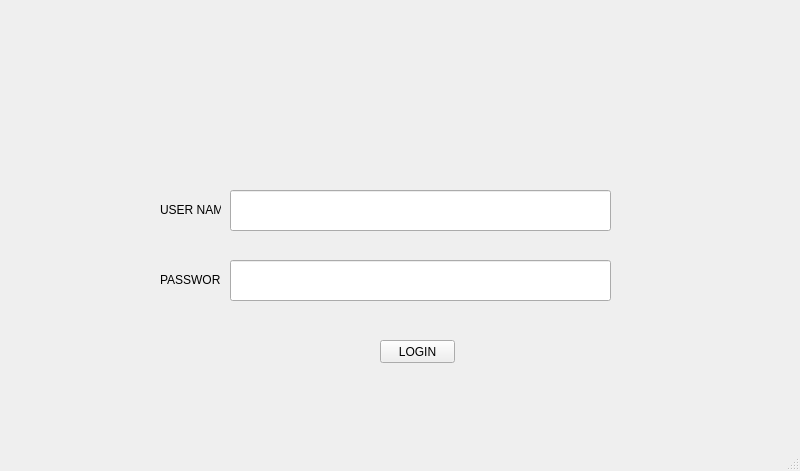
<?xml version="1.0" encoding="UTF-8"?>
<ui version="4.0">
 <class>MainWindow_login</class>
 <widget class="QMainWindow" name="MainWindow_login">
  <property name="geometry">
   <rect>
    <x>0</x>
    <y>0</y>
    <width>800</width>
    <height>471</height>
   </rect>
  </property>
  <property name="windowTitle">
   <string>MainWindow</string>
  </property>
  <widget class="QWidget" name="centralwidget">
   <widget class="QLineEdit" name="username">
    <property name="geometry">
     <rect>
      <x>230</x>
      <y>190</y>
      <width>381</width>
      <height>41</height>
     </rect>
    </property>
   </widget>
   <widget class="QLineEdit" name="password">
    <property name="geometry">
     <rect>
      <x>230</x>
      <y>260</y>
      <width>381</width>
      <height>41</height>
     </rect>
    </property>
   </widget>
   <widget class="QPushButton" name="login">
    <property name="geometry">
     <rect>
      <x>380</x>
      <y>340</y>
      <width>75</width>
      <height>23</height>
     </rect>
    </property>
    <property name="text">
     <string>LOGIN</string>
    </property>
   </widget>
   <widget class="QLabel" name="label">
    <property name="geometry">
     <rect>
      <x>160</x>
      <y>200</y>
      <width>61</width>
      <height>20</height>
     </rect>
    </property>
    <property name="text">
     <string>USER NAME</string>
    </property>
   </widget>
   <widget class="QLabel" name="label_2">
    <property name="geometry">
     <rect>
      <x>160</x>
      <y>270</y>
      <width>61</width>
      <height>20</height>
     </rect>
    </property>
    <property name="text">
     <string>PASSWORD</string>
    </property>
   </widget>
  </widget>
  <widget class="QMenuBar" name="menubar">
   <property name="geometry">
    <rect>
     <x>0</x>
     <y>0</y>
     <width>800</width>
     <height>21</height>
    </rect>
   </property>
  </widget>
  <widget class="QStatusBar" name="statusbar"/>
 </widget>
 <resources/>
 <connections/>
</ui>
